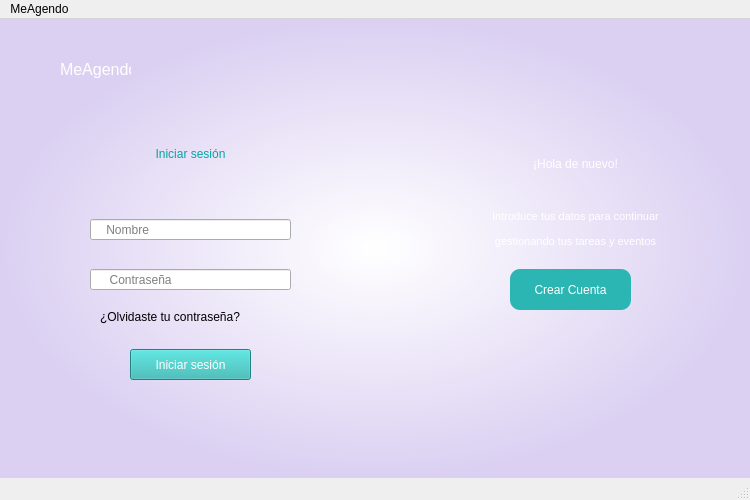
<?xml version="1.0" encoding="UTF-8"?>
<ui version="4.0">
 <class>MainWindow</class>
 <widget class="QMainWindow" name="MainWindow">
  <property name="geometry">
   <rect>
    <x>0</x>
    <y>0</y>
    <width>750</width>
    <height>500</height>
   </rect>
  </property>
  <property name="minimumSize">
   <size>
    <width>750</width>
    <height>500</height>
   </size>
  </property>
  <property name="maximumSize">
   <size>
    <width>750</width>
    <height>500</height>
   </size>
  </property>
  <property name="windowTitle">
   <string>MainWindow</string>
  </property>
  <property name="styleSheet">
   <string notr="true">QWidget#centralwidget{background-color: qradialgradient(spread:pad, cx:0.5, cy:0.5, radius:0.5, fx:0.5, fy:0.5, stop:0 rgba(255, 255, 255, 255), stop:0.994318 rgba(219, 208, 242, 255));}
</string>
  </property>
  <widget class="QWidget" name="centralwidget">
   <widget class="QLabel" name="label">
    <property name="geometry">
     <rect>
      <x>50</x>
      <y>100</y>
      <width>281</width>
      <height>71</height>
     </rect>
    </property>
    <property name="styleSheet">
     <string notr="true">font: 900 26pt &quot;Segoe UI&quot;;
color: rgb(2, 165, 163);</string>
    </property>
    <property name="text">
     <string>&lt;html&gt;&lt;head/&gt;&lt;body&gt;&lt;p align=&quot;center&quot;&gt;Iniciar sesión&lt;/p&gt;&lt;/body&gt;&lt;/html&gt;</string>
    </property>
   </widget>
   <widget class="QPushButton" name="pushButton">
    <property name="geometry">
     <rect>
      <x>130</x>
      <y>330</y>
      <width>121</width>
      <height>31</height>
     </rect>
    </property>
    <property name="styleSheet">
     <string notr="true">background-color: rgb(43, 182, 179);
selection-color: rgb(71, 71, 71);
border-color: rgb(111, 221, 255);
color: rgb(255, 255, 255);
font: 9pt &quot;Cascadia Code&quot;;</string>
    </property>
    <property name="text">
     <string>Iniciar sesión</string>
    </property>
   </widget>
   <widget class="QLineEdit" name="lineEdit">
    <property name="geometry">
     <rect>
      <x>90</x>
      <y>200</y>
      <width>201</width>
      <height>21</height>
     </rect>
    </property>
    <property name="styleSheet">
     <string notr="true">
border-color: rgb(0, 0, 0);</string>
    </property>
    <property name="dragEnabled">
     <bool>true</bool>
    </property>
    <property name="placeholderText">
     <string>    Nombre</string>
    </property>
    <property name="clearButtonEnabled">
     <bool>true</bool>
    </property>
   </widget>
   <widget class="QLineEdit" name="lineEdit_2">
    <property name="geometry">
     <rect>
      <x>90</x>
      <y>250</y>
      <width>201</width>
      <height>21</height>
     </rect>
    </property>
    <property name="dragEnabled">
     <bool>true</bool>
    </property>
    <property name="placeholderText">
     <string>     Contraseña</string>
    </property>
    <property name="clearButtonEnabled">
     <bool>true</bool>
    </property>
   </widget>
   <widget class="QLabel" name="label_2">
    <property name="geometry">
     <rect>
      <x>390</x>
      <y>0</y>
      <width>361</width>
      <height>461</height>
     </rect>
    </property>
    <property name="styleSheet">
     <string notr="true">border-image: url(:/prefijoNuevo/Fondo MeAgendo #1.jpeg);</string>
    </property>
    <property name="text">
     <string/>
    </property>
   </widget>
   <widget class="QLabel" name="label_3">
    <property name="geometry">
     <rect>
      <x>60</x>
      <y>40</y>
      <width>71</width>
      <height>21</height>
     </rect>
    </property>
    <property name="styleSheet">
     <string notr="true">font: 9pt &quot;Cascadia Code&quot;;
color: rgb(255, 255, 255);</string>
    </property>
    <property name="text">
     <string>&lt;html&gt;&lt;head/&gt;&lt;body&gt;&lt;p&gt;&lt;span style=&quot; font-size:12pt;&quot;&gt;MeAgendo&lt;/span&gt;&lt;/p&gt;&lt;/body&gt;&lt;/html&gt;</string>
    </property>
   </widget>
   <widget class="QLabel" name="label_4">
    <property name="geometry">
     <rect>
      <x>10</x>
      <y>20</y>
      <width>41</width>
      <height>51</height>
     </rect>
    </property>
    <property name="styleSheet">
     <string notr="true">border-image: url(:/prefijoNuevo/Logo #1 Meagendo.jpeg);</string>
    </property>
    <property name="text">
     <string/>
    </property>
   </widget>
   <widget class="QLabel" name="label_5">
    <property name="geometry">
     <rect>
      <x>430</x>
      <y>110</y>
      <width>291</width>
      <height>71</height>
     </rect>
    </property>
    <property name="styleSheet">
     <string notr="true">font: 900 26pt &quot;Segoe UI&quot;;
color: rgb(255, 255, 255);</string>
    </property>
    <property name="text">
     <string>&lt;html&gt;&lt;head/&gt;&lt;body&gt;&lt;p align=&quot;center&quot;&gt;&lt;span style=&quot; font-weight:400;&quot;&gt;¡Hola de nuevo!&lt;/span&gt;&lt;/p&gt;&lt;/body&gt;&lt;/html&gt;</string>
    </property>
   </widget>
   <widget class="QLabel" name="label_6">
    <property name="geometry">
     <rect>
      <x>430</x>
      <y>190</y>
      <width>291</width>
      <height>41</height>
     </rect>
    </property>
    <property name="styleSheet">
     <string notr="true">font: 9pt &quot;Cascadia Code&quot;;
color: rgb(255, 255, 255);</string>
    </property>
    <property name="text">
     <string>&lt;!DOCTYPE HTML PUBLIC &quot;-//W3C//DTD HTML 4.0//EN&quot; &quot;http://www.w3.org/TR/REC-html40/strict.dtd&quot;&gt;
&lt;html&gt;&lt;head&gt;&lt;meta name=&quot;qrichtext&quot; content=&quot;1&quot; /&gt;&lt;meta charset=&quot;utf-8&quot; /&gt;&lt;style type=&quot;text/css&quot;&gt;
p, li { white-space: pre-wrap; }
hr { height: 1px; border-width: 0; }
li.unchecked::marker { content: &quot;\2610&quot;; }
li.checked::marker { content: &quot;\2612&quot;; }
&lt;/style&gt;&lt;/head&gt;&lt;body style=&quot; font-family:'Cascadia Code'; font-size:9pt; font-weight:400; font-style:normal;&quot;&gt;
&lt;p align=&quot;center&quot; style=&quot; margin-top:12px; margin-bottom:12px; margin-left:0px; margin-right:0px; -qt-block-indent:0; text-indent:0px;&quot;&gt;&lt;span style=&quot; font-size:8pt;&quot;&gt;Introduce tus datos para continuar&lt;/span&gt;&lt;/p&gt;
&lt;p align=&quot;center&quot; style=&quot; margin-top:12px; margin-bottom:12px; margin-left:0px; margin-right:0px; -qt-block-indent:0; text-indent:0px;&quot;&gt;&lt;span style=&quot; font-size:8pt;&quot;&gt;gestionando tus tareas y eventos&lt;/span&gt;&lt;/p&gt;&lt;/body&gt;&lt;/html&gt;</string>
    </property>
   </widget>
   <widget class="QPushButton" name="pushButton_2">
    <property name="geometry">
     <rect>
      <x>510</x>
      <y>250</y>
      <width>121</width>
      <height>41</height>
     </rect>
    </property>
    <property name="styleSheet">
     <string notr="true">background-color: rgb(43, 182, 179);
border-bottom-color: rgb(85, 85, 255);
border-color: rgb(111, 221, 255);
color: rgb(255, 255, 255);
font: 9pt &quot;Cascadia Code&quot;;
border-radius:10px;</string>
    </property>
    <property name="text">
     <string>Crear Cuenta</string>
    </property>
   </widget>
   <widget class="QLabel" name="label_7">
    <property name="geometry">
     <rect>
      <x>100</x>
      <y>290</y>
      <width>181</width>
      <height>16</height>
     </rect>
    </property>
    <property name="styleSheet">
     <string notr="true">font: 600 9pt &quot;Cascadia Code&quot;;</string>
    </property>
    <property name="text">
     <string>¿Olvidaste tu contraseña?</string>
    </property>
    <property name="openExternalLinks">
     <bool>true</bool>
    </property>
   </widget>
   <zorder>label_2</zorder>
   <zorder>label</zorder>
   <zorder>pushButton</zorder>
   <zorder>lineEdit</zorder>
   <zorder>lineEdit_2</zorder>
   <zorder>label_3</zorder>
   <zorder>label_4</zorder>
   <zorder>label_5</zorder>
   <zorder>label_6</zorder>
   <zorder>pushButton_2</zorder>
   <zorder>label_7</zorder>
  </widget>
  <widget class="QMenuBar" name="menubar">
   <property name="geometry">
    <rect>
     <x>0</x>
     <y>0</y>
     <width>750</width>
     <height>22</height>
    </rect>
   </property>
   <widget class="QMenu" name="menuMeAgendo">
    <property name="title">
     <string>MeAgendo</string>
    </property>
   </widget>
   <addaction name="menuMeAgendo"/>
  </widget>
  <widget class="QStatusBar" name="statusbar"/>
 </widget>
 <resources>
  <include location="test.qrc"/>
 </resources>
 <connections/>
</ui>
